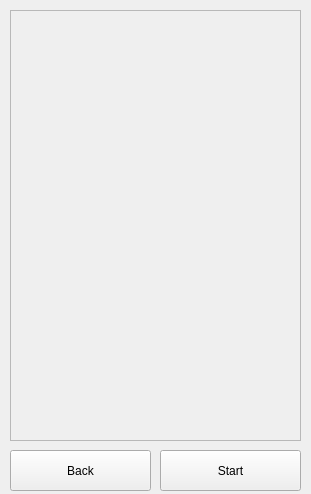
<?xml version="1.0" encoding="UTF-8"?>
<ui version="4.0">
 <class>ListWindow</class>
 <widget class="QMainWindow" name="ListWindow">
  <property name="geometry">
   <rect>
    <x>0</x>
    <y>0</y>
    <width>311</width>
    <height>494</height>
   </rect>
  </property>
  <property name="windowTitle">
   <string>MainWindow</string>
  </property>
  <widget class="QWidget" name="centralwidget">
   <widget class="QScrollArea" name="scrollArea">
    <property name="geometry">
     <rect>
      <x>10</x>
      <y>10</y>
      <width>291</width>
      <height>431</height>
     </rect>
    </property>
    <property name="widgetResizable">
     <bool>true</bool>
    </property>
    <widget class="QWidget" name="scrollAreaWidgetContents">
     <property name="geometry">
      <rect>
       <x>0</x>
       <y>0</y>
       <width>289</width>
       <height>429</height>
      </rect>
     </property>
    </widget>
   </widget>
   <widget class="QPushButton" name="startButton">
    <property name="geometry">
     <rect>
      <x>160</x>
      <y>450</y>
      <width>141</width>
      <height>41</height>
     </rect>
    </property>
    <property name="text">
     <string>Start</string>
    </property>
   </widget>
   <widget class="QPushButton" name="backButton">
    <property name="geometry">
     <rect>
      <x>10</x>
      <y>450</y>
      <width>141</width>
      <height>41</height>
     </rect>
    </property>
    <property name="text">
     <string>Back</string>
    </property>
   </widget>
  </widget>
 </widget>
 <resources/>
 <connections/>
</ui>
